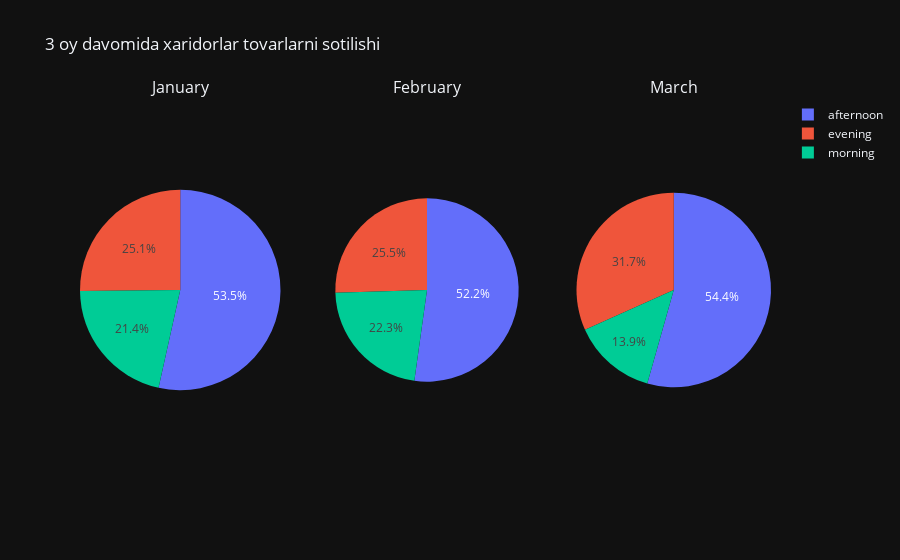

Notebook source saved alongside this figure:
### Code cell
fig = make_subplots(rows=1, cols=3, specs=[[{'type':'domain'}, {'type':'domain'},{'type':'domain'}]],
                    subplot_titles=['January', 'February', 'March'])
fig.add_trace(go.Pie(labels=df_total_time_1.index, values=df_total_time_1.Total, scalegroup='one',
                     name="Time"), row=1, col=1)
fig.add_trace(go.Pie(labels=df_total_time_2.index, values=df_total_time_2.Total, scalegroup='one',
                     name="Time"), row=1, col=2)
fig.add_trace(go.Pie(labels=df_total_time_3.index, values=df_total_time_3.Total, scalegroup='one',
                     name="Time"), row=1, col=3)

fig.update_layout(title_text='3 oy davomida xaridorlar tovarlarni sotilishi')
fig.show()

### Figure 1 — Plotly figure (JSON) as saved in the notebook; plotly's stock layout.template omitted (floating-point values rounded to 4 significant figures)
{"data": [{"labels": ["afternoon", "evening", "morning"], "name": "Time", "scalegroup": "one", "values": [62180.0, 29240.0, 24870.0], "type": "pie", "domain": {"x": [0.0, 0.2889], "y": [0.0, 1.0]}}, {"labels": ["afternoon", "evening", "morning"], "name": "Time", "scalegroup": "one", "values": [50750.0, 24770.0, 21700.0], "type": "pie", "domain": {"x": [0.3556, 0.6444], "y": [0.0, 1.0]}}, {"labels": ["afternoon", "evening", "morning"], "name": "Time", "scalegroup": "one", "values": [59530.0, 34690.0, 15230.0], "type": "pie", "domain": {"x": [0.7111, 1.0], "y": [0.0, 1.0]}}], "layout": {"annotations": [{"font": {"size": 16}, "showarrow": false, "text": "January", "x": 0.1444, "xanchor": "center", "xref": "paper", "y": 1.0, "yanchor": "bottom", "yref": "paper"}, {"font": {"size": 16}, "showarrow": false, "text": "February", "x": 0.5, "xanchor": "center", "xref": "paper", "y": 1.0, "yanchor": "bottom", "yref": "paper"}, {"font": {"size": 16}, "showarrow": false, "text": "March", "x": 0.8556, "xanchor": "center", "xref": "paper", "y": 1.0, "yanchor": "bottom", "yref": "paper"}], "title": {"text": "3 oy davomida xaridorlar tovarlarni sotilishi"}}}
